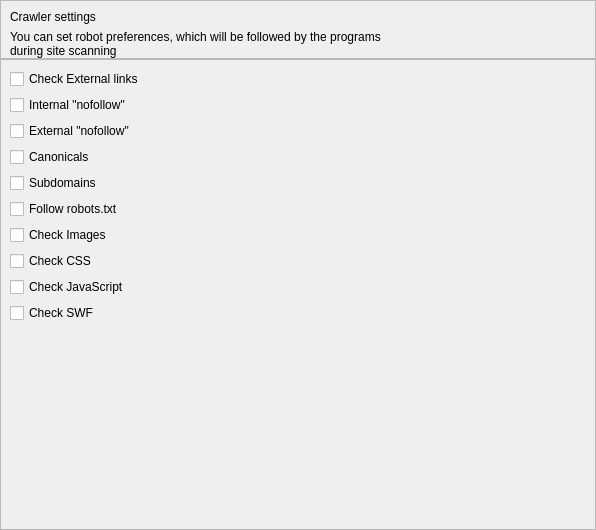
<?xml version="1.0" encoding="UTF-8"?>
<ui version="4.0">
 <class>CrawlerSettingsWidget</class>
 <widget class="QWidget" name="CrawlerSettingsWidget">
  <property name="geometry">
   <rect>
    <x>0</x>
    <y>0</y>
    <width>596</width>
    <height>530</height>
   </rect>
  </property>
  <property name="sizePolicy">
   <sizepolicy hsizetype="Preferred" vsizetype="Preferred">
    <horstretch>0</horstretch>
    <verstretch>0</verstretch>
   </sizepolicy>
  </property>
  <property name="windowTitle">
   <string>Crawler Settings</string>
  </property>
  <layout class="QVBoxLayout" name="verticalLayout_5">
   <property name="spacing">
    <number>0</number>
   </property>
   <property name="leftMargin">
    <number>0</number>
   </property>
   <property name="topMargin">
    <number>0</number>
   </property>
   <property name="rightMargin">
    <number>0</number>
   </property>
   <property name="bottomMargin">
    <number>0</number>
   </property>
   <item>
    <widget class="QFrame" name="headerFrame">
     <property name="minimumSize">
      <size>
       <width>0</width>
       <height>0</height>
      </size>
     </property>
     <property name="maximumSize">
      <size>
       <width>16777215</width>
       <height>16777215</height>
      </size>
     </property>
     <property name="frameShape">
      <enum>QFrame::StyledPanel</enum>
     </property>
     <property name="frameShadow">
      <enum>QFrame::Raised</enum>
     </property>
     <layout class="QVBoxLayout" name="verticalLayout_7">
      <property name="bottomMargin">
       <number>0</number>
      </property>
      <item>
       <widget class="QLabel" name="headerName">
        <property name="text">
         <string>Crawler settings</string>
        </property>
       </widget>
      </item>
      <item>
       <widget class="QLabel" name="text">
        <property name="text">
         <string>You can set robot preferences, which will be followed by the programs
during site scanning</string>
        </property>
       </widget>
      </item>
     </layout>
    </widget>
   </item>
   <item>
    <widget class="QFrame" name="settingsFrame">
     <property name="frameShape">
      <enum>QFrame::StyledPanel</enum>
     </property>
     <property name="frameShadow">
      <enum>QFrame::Raised</enum>
     </property>
     <layout class="QGridLayout" name="gridLayout">
      <item row="5" column="0">
       <widget class="QCheckBox" name="checkBox_5">
        <property name="enabled">
         <bool>true</bool>
        </property>
        <property name="text">
         <string>Follow robots.txt</string>
        </property>
        <property name="controlKey" stdset="0">
         <string notr="true">followRobotsTxt</string>
        </property>
       </widget>
      </item>
      <item row="1" column="0">
       <widget class="QCheckBox" name="checkBox">
        <property name="enabled">
         <bool>true</bool>
        </property>
        <property name="text">
         <string>Internal &quot;nofollow&quot;</string>
        </property>
        <property name="controlKey" stdset="0">
         <string notr="true">followInternalNoFollow</string>
        </property>
       </widget>
      </item>
      <item row="4" column="0">
       <widget class="QCheckBox" name="checkBox_6">
        <property name="enabled">
         <bool>true</bool>
        </property>
        <property name="text">
         <string>Subdomains</string>
        </property>
        <property name="controlKey" stdset="0">
         <string notr="true">checkSubdomains</string>
        </property>
       </widget>
      </item>
      <item row="3" column="0">
       <widget class="QCheckBox" name="checkBox_2">
        <property name="enabled">
         <bool>true</bool>
        </property>
        <property name="text">
         <string>Canonicals</string>
        </property>
        <property name="controlKey" stdset="0">
         <string notr="true">checkCanonicals</string>
        </property>
       </widget>
      </item>
      <item row="2" column="0">
       <widget class="QCheckBox" name="checkBox_4">
        <property name="enabled">
         <bool>true</bool>
        </property>
        <property name="text">
         <string>External &quot;nofollow&quot;</string>
        </property>
        <property name="controlKey" stdset="0">
         <string notr="true">followExternalNoFollow</string>
        </property>
       </widget>
      </item>
      <item row="0" column="0">
       <widget class="QCheckBox" name="checkBox_3">
        <property name="enabled">
         <bool>true</bool>
        </property>
        <property name="text">
         <string>Check External links</string>
        </property>
        <property name="controlKey" stdset="0">
         <string notr="true">checkExternalUrls</string>
        </property>
       </widget>
      </item>
      <item row="9" column="0">
       <widget class="QCheckBox" name="checkBox_7">
        <property name="enabled">
         <bool>true</bool>
        </property>
        <property name="text">
         <string>Check SWF</string>
        </property>
        <property name="controlKey" stdset="0">
         <string notr="true">checkSWF</string>
        </property>
       </widget>
      </item>
      <item row="7" column="0">
       <widget class="QCheckBox" name="checkBox_8">
        <property name="enabled">
         <bool>true</bool>
        </property>
        <property name="text">
         <string>Check CSS</string>
        </property>
        <property name="controlKey" stdset="0">
         <string notr="true">checkCSS</string>
        </property>
       </widget>
      </item>
      <item row="6" column="0">
       <widget class="QCheckBox" name="checkBox_9">
        <property name="enabled">
         <bool>true</bool>
        </property>
        <property name="text">
         <string>Check Images</string>
        </property>
        <property name="controlKey" stdset="0">
         <string notr="true">checkImages</string>
        </property>
       </widget>
      </item>
      <item row="8" column="0">
       <widget class="QCheckBox" name="checkBox_10">
        <property name="enabled">
         <bool>true</bool>
        </property>
        <property name="text">
         <string>Check JavaScript</string>
        </property>
        <property name="controlKey" stdset="0">
         <string notr="true">checkJavaScript</string>
        </property>
       </widget>
      </item>
      <item row="10" column="0">
       <spacer name="verticalSpacer">
        <property name="orientation">
         <enum>Qt::Vertical</enum>
        </property>
        <property name="sizeHint" stdset="0">
         <size>
          <width>20</width>
          <height>40</height>
         </size>
        </property>
       </spacer>
      </item>
     </layout>
    </widget>
   </item>
  </layout>
 </widget>
 <resources/>
 <connections/>
</ui>
